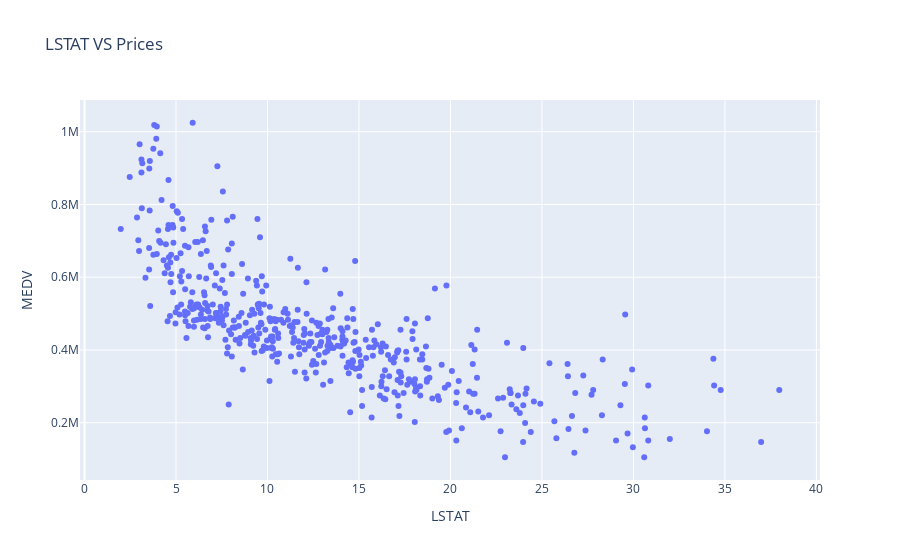

Notebook code cell kept with this figure:
### Markdown cell above
* Would you expect a neighborhood that has an `'LSTAT'` value(percent of lower class workers) of 15 have home prices be worth more or less than a neighborhood that has an `'LSTAT'` value of 20?

### Code cell
px.scatter(data_frame = data,
           x = data.LSTAT,
           y = prices,
           title = "LSTAT VS Prices",         
)

### Figure 1 — Plotly figure (JSON) as saved in the notebook; plotly's stock layout.template omitted (floating-point values rounded to 4 significant figures; data arrays with more than 128 entries replaced by an {"elided": "..."} marker saying what was removed)
{"data": [{"hovertemplate": "LSTAT=%{x}<br>MEDV=%{y}<extra></extra>", "legendgroup": "", "marker": {"color": "#636efa", "symbol": "circle"}, "mode": "markers", "name": "", "orientation": "v", "showlegend": false, "type": "scatter", "x": {"elided": "489 float values"}, "xaxis": "x", "y": {"elided": "489 float values"}, "yaxis": "y"}], "layout": {"legend": {"tracegroupgap": 0}, "title": {"text": "LSTAT VS Prices"}, "xaxis": {"anchor": "y", "domain": [0, 1], "title": {"text": "LSTAT"}}, "yaxis": {"anchor": "x", "domain": [0, 1], "title": {"text": "MEDV"}}}}
